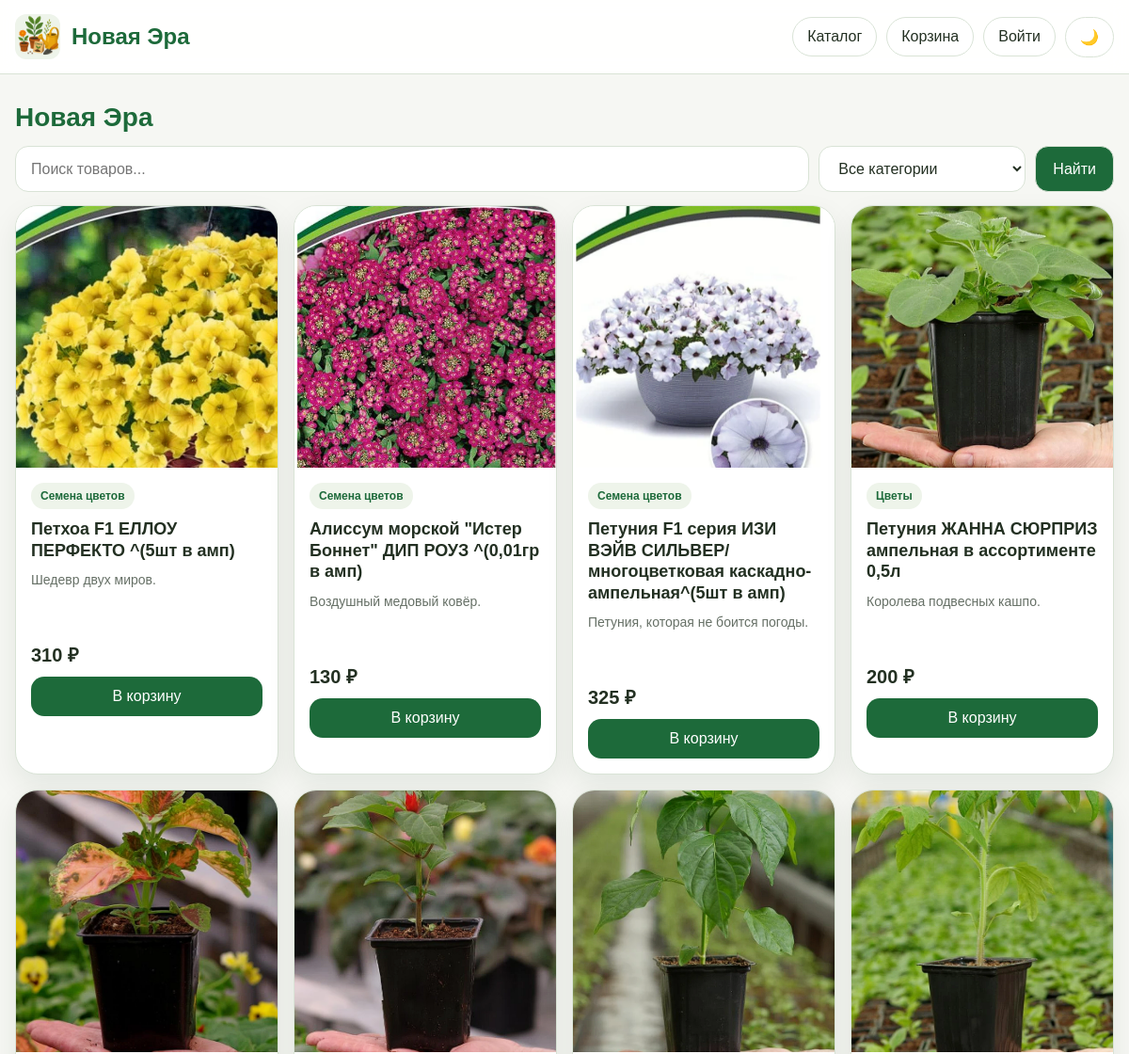
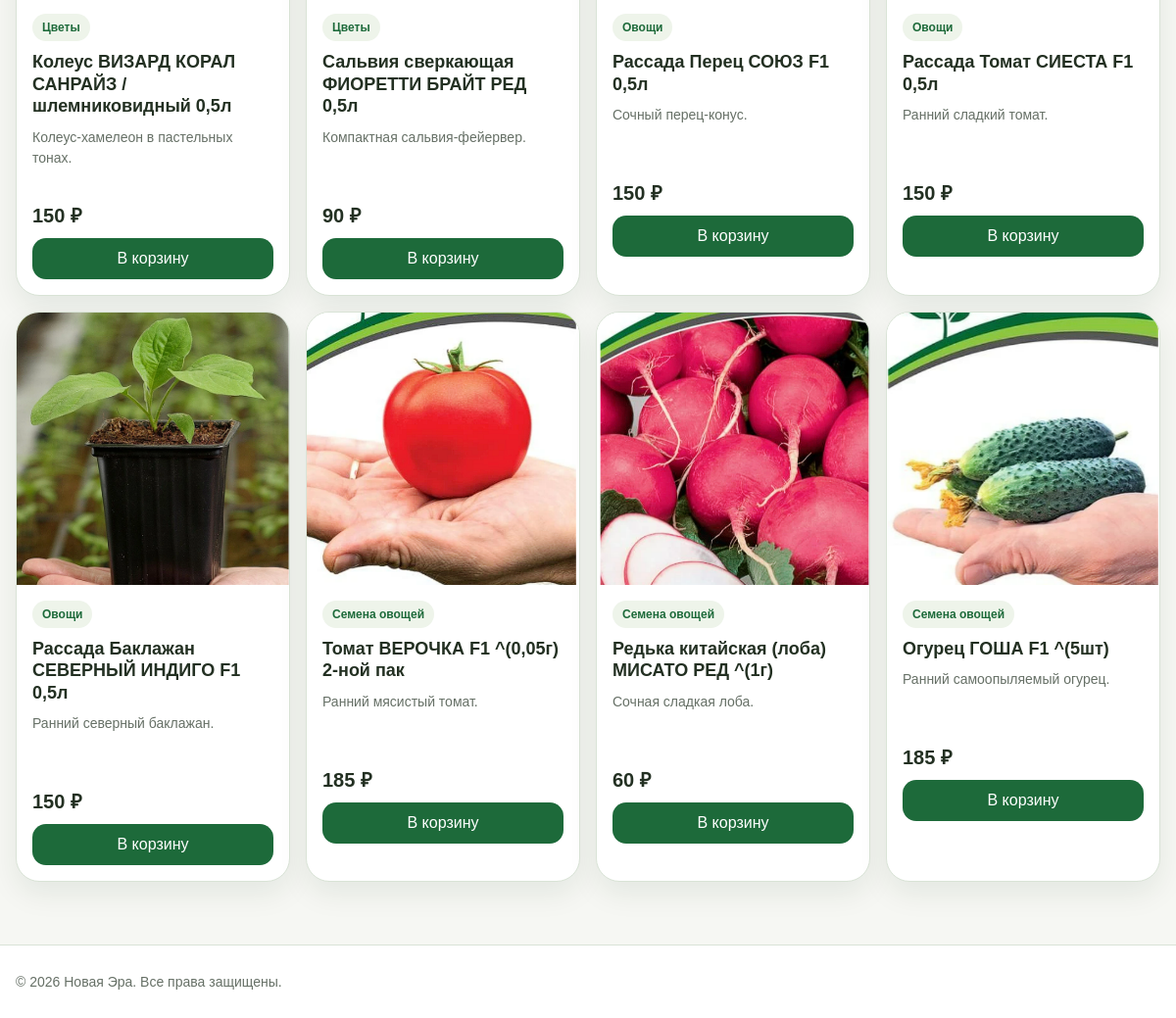
The page / on the database its author committed (2 pictures, top to bottom).
### models.py (models this page shows, shortened)
class Product(db.Model):
    __tablename__ = "products"
    id = db.Column(db.Integer, primary_key=True)
    name = db.Column(db.String(200), nullable=False, index=True)
    description = db.Column(db.Text, nullable=False)
    price = db.Column(db.Float, nullable=False)
    image_url = db.Column(db.String(255), nullable=True)
    category_id = db.Column(db.Integer, db.ForeignKey("categories.id"), nullable=False)
    created_at = db.Column(db.DateTime, default=datetime.utcnow, nullable=False)
    category = db.relationship("Category", back_populates="products", lazy="selectin")
    def _resolve_image_url(self) -> str:
        if not self.image_url or not self.image_url.strip():
            return "/static/images/icon.png"
        value = self.image_url.strip().replace("\\", "/")
        if value.startswith(("http://", "https://", "/")):
            return value
        if value.startswith("static/"):
            return "/" + value
        return f"/static/{value.lstrip('/')}"
    @property
    def image_src(self) -> str:
        return self._resolve_image_url()

class Category(db.Model):
    __tablename__ = "categories"
    id = db.Column(db.Integer, primary_key=True)
    slug = db.Column(db.String(64), unique=True, nullable=False, index=True)
    name = db.Column(db.String(100), unique=True, nullable=False)
    products = db.relationship("Product", back_populates="category", cascade="all, delete-orphan", lazy="selectin")

### routes.py (the view)
@bp.route("/")
def index():
    categories = Category.query.order_by(Category.name).all()
    products = _product_query().all()
    return render_template("index.html", categories=categories, products=products)

### app.py (called while the page is built)
def create_app() -> Flask:
    app = Flask(__name__, instance_relative_config=True)
    app.config["SECRET_KEY"] = os.environ.get("SECRET_KEY", "dev-secret-key-change-in-prod")
    app.config["SQLALCHEMY_DATABASE_URI"] = os.environ.get("DATABASE_URL", "sqlite:///shop.db")
    app.config["SQLALCHEMY_TRACK_MODIFICATIONS"] = False
    app.config["BRAND_NAME"] = BRAND_NAME
    os.makedirs(app.instance_path, exist_ok=True)
    db.init_app(app)
    login_manager.init_app(app)
    csrf.init_app(app)
    login_manager.login_view = "main.login"
    login_manager.login_message = "Сначала войдите в аккаунт."
    app.register_blueprint(bp)
    @app.context_processor
    def inject_globals():
        return {"brand_name": app.config["BRAND_NAME"]}
    with app.app_context():
        db.create_all()
        _seed_initial_data()
        _create_admin_user()
    return app

### routes.py (called while the page is built)
def _product_query():
    q = Product.query
    cat = (request.args.get("category") or "").strip()
    search = (request.args.get("search") or "").strip()
    if cat and cat != "all":
        q = q.join(Category).filter(Category.slug == cat)
    if search:
        like = f"%{search}%"
        q = q.filter(or_(Product.name.ilike(like), Product.description.ilike(like)))
    return q.order_by(Product.id.desc())

### templates/index.html (shortened to what this page needs)
{% extends "base.html" %}
{% block content %}
<div class="catalog-section">
    <div class="section-head">
        <h2 style="color:var(--brand);">{{ brand_name }}</h2>
    </div>
    <form method="GET" action="{{ url_for('main.index') }}" class="search-form">
        <input type="text" name="search" class="search-input" placeholder="Поиск товаров..." value="{{ request.args.get('search', '') }}">
        <select name="category" class="search-input" style="flex:0 0 220px;">
            <option value="">Все категории</option>
        </select>
        <button type="submit" class="search-btn" style="background:var(--brand);color:#fff;">Найти</button>
    </form>
    <div class="products-grid">
        {% for p in products %}
        <div class="product-card">
            <img src="{{ p.image_src }}" alt="{{ p.name }}" loading="lazy">
            <div class="product-body">
                <span class="badge">{{ p.category.name }}</span>
                <h3>{{ p.name }}</h3>
                <p class="product-description">{{ p.description[:100] }}{% if p.description|length > 100 %}...{% endif %}</p>
                <p class="price">{{ "%.0f"|format(p.price) }} ₽</p>
                <button class="add-to-cart" data-id="{{ p.id }}" data-title="{{ p.name }}" data-price="{{ p.price }}" data-image="{{ p.image_src }}">В корзину</button>
            </div>
        </div>
        {% else %}
        <div style="grid-column:1/-1;text-align:center;padding:40px;color:var(--muted);">
            <p>Товары не найдены.</p>
            <a href="{{ url_for('main.index') }}" class="back-btn" style="display:inline-block;margin-top:10px;">Сбросить фильтры</a>
        </div>
        {% endfor %}
    </div>
</div>
{% endblock %}

### templates/base.html (shortened to what this page needs)
<!DOCTYPE html>
<html lang="ru">
<head>
    <link rel="stylesheet" href="{{ url_for('static', filename='css/style.css') }}">
</head>
<body>
<header class="header">
    <div class="container header-inner">
        <div class="logo">
            <a href="{{ url_for('main.index') }}" style="display:flex;align-items:center;gap:12px;">
                <img src="{{ url_for('static', filename='images/icon.png') }}" alt="Logo" style="width:48px;height:48px;border-radius:12px;">
                <div class="logo-text">
                    <div class="title" style="color:var(--brand);">{{ brand_name }}</div>
                </div>
            </a>
        </div>
        <nav class="top-nav">
            <a href="{{ url_for('main.index') }}" class="top-link">Каталог</a>
            <a href="{{ url_for('main.basket') }}" class="top-link">Корзина</a>
            {% if current_user.is_authenticated %}
                {% if current_user.is_admin %}
                    <a href="{{ url_for('main.admin') }}" class="top-link">Админка</a>
                {% endif %}
                <span class="top-link">{{ current_user.username }}</span>
                <a href="{{ url_for('main.logout') }}" class="top-link">Выйти</a>
            {% else %}
                <a href="{{ url_for('main.login') }}" class="top-link">Войти</a>
            {% endif %}
            <button id="themeToggle" class="switch-btn">🌙</button>
        </nav>
    </div>
</header>
<main class="main-content container">
    {% block content %}{% endblock %}
</main>
<footer class="footer">
    <div class="container footer-inner">
        <p>© 2026 {{ brand_name }}. Все права защищены.</p>
    </div>
</footer>
</body>
</html>

### static/css/style.css (style rules this page uses)
:root { --bg: #f6f7f3; --surface: #ffffff; --surface-soft: #eef4ea; --text: #233022; --muted: #667066; --brand: #1d6a3a; --brand-dark: #14552d; --border: #d9e3d6; --shadow: 0 12px 30px rgba(16, 48, 26, 0.08); --error: #b33a3a; --warning: #b46f0b; --success: #2a7d46; }
*, *::before, *::after { box-sizing: border-box; }
html { scroll-behavior: smooth; }
body { margin: 0; font-family: Arial, Helvetica, sans-serif; background: var(--bg); color: var(--text); }
a { color: inherit; text-decoration: none; }
img { max-width: 100%; display: block; }
button, input, select, textarea { font: inherit; }
.container { width: min(1180px, calc(100% - 32px)); margin: 0 auto; }
.main-content { padding: 22px 0 40px; }
.header { position: sticky; top: 0; z-index: 20; background: color-mix(in srgb, var(--surface) 92%, transparent); backdrop-filter: blur(10px); border-bottom: 1px solid var(--border); }
.header-inner { min-height: 78px; display: flex; align-items: center; justify-content: space-between; gap: 20px; }
.logo { display: flex; align-items: center; gap: 12px; min-width: 0; }
.logo img { width: 52px; height: 52px; border-radius: 16px; object-fit: cover; background: var(--surface-soft); }
.logo-text { min-width: 0; }
.title { font-size: 24px; font-weight: 800; line-height: 1.1; }
.top-nav { display: flex; align-items: center; gap: 10px; flex-wrap: wrap; justify-content: flex-end; }
.top-link, .switch-btn { border: 1px solid var(--border); background: var(--surface); color: var(--text); padding: 11px 15px; border-radius: 999px; display: inline-flex; align-items: center; justify-content: center; min-height: 42px; cursor: pointer; }
.section-head { display: flex; justify-content: space-between; align-items: end; gap: 16px; margin-bottom: 14px; }
.section-head h2 { margin: 0; font-size: 28px; }
.catalog-section { margin-top: 8px; }
.search-form { display: flex; gap: 10px; margin-bottom: 14px; }
.search-input { flex: 1; min-width: 0; padding: 14px 16px; border-radius: 14px; border: 1px solid var(--border); background: var(--surface); color: var(--text); }
.search-btn { background: var(--surface-soft); border: 1px solid var(--border); color: var(--text); padding:14px 18px;border-radius:14px;cursor:pointer; }
.products-grid { display: grid; grid-template-columns: repeat(4, minmax(0, 1fr)); gap: 16px; }
.product-card { overflow: hidden; display: flex; flex-direction: column; background: var(--surface); border: 1px solid var(--border); border-radius: 24px; box-shadow: var(--shadow); }
.product-card img { width: 100%; aspect-ratio: 1 / 1; object-fit: cover; background: var(--surface-soft); }
.product-body { padding: 16px; display: flex; flex-direction: column; gap: 10px; }
.badge { align-self: flex-start; display: inline-flex; padding: 7px 10px; border-radius: 999px; background: var(--surface-soft); color: var(--brand); font-size: 12px; font-weight: 700; }
.product-body h3 { margin: 0; font-size: 18px; line-height: 1.25; }
.product-description { margin: 0; color: var(--muted); font-size: 14px; line-height: 1.55; min-height: 66px; }
.price { margin: 0; font-size: 20px; font-weight: 800; }
.add-to-cart { width: 100%; border: 0; border-radius: 14px; padding: 12px 18px; cursor: pointer; transition: .2s ease; background: var(--brand); color: #fff; }
.footer { border-top: 1px solid var(--border); background: var(--surface); margin-top: 24px; }
.footer-inner { min-height: 74px; display: flex; align-items: center; color: var(--muted); font-size: 14px; }

### rows shown on the page
Product: image_src (picture), category.name "Семена цветов", name "Петхоа F1 ЕЛЛОУ ПЕРФЕКТО ^(5шт в амп)", description "Шедевр двух миров.", price "310"
Product: image_src (picture), category.name "Семена цветов", name "Алиссум морской \"Истер Боннет\" ДИП РОУЗ ^(0,01гр в амп)", description "Воздушный медовый ковёр.", price "130"
Product: image_src (picture), category.name "Семена цветов", name "Петуния F1 серия ИЗИ ВЭЙВ СИЛЬВЕР/ многоцветковая каскадно-ампельная^(5шт в амп)", description "Петуния, которая не боится погоды.", price "325"
Product: image_src (picture), category.name "Цветы", name "Петуния ЖАННА СЮРПРИЗ ампельная в ассортименте 0,5л", description "Королева подвесных кашпо.", price "200"
Product: image_src (picture), category.name "Цветы", name "Колеус ВИЗАРД КОРАЛ САНРАЙЗ / шлемниковидный 0,5л", description "Колеус-хамелеон в пастельных тонах.", price "150"
Product: image_src (picture), category.name "Цветы", name "Сальвия сверкающая ФИОРЕТТИ БРАЙТ РЕД 0,5л", description "Компактная сальвия-фейервер.", price "90"
Product: image_src (picture), category.name "Овощи", name "Рассада Перец СОЮЗ F1 0,5л", description "Сочный перец-конус.", price "150"
Product: image_src (picture), category.name "Овощи", name "Рассада Томат СИЕСТА F1 0,5л", description "Ранний сладкий томат.", price "150"
Product: image_src (picture), category.name "Овощи", name "Рассада Баклажан СЕВЕРНЫЙ ИНДИГО F1 0,5л", description "Ранний северный баклажан.", price "150"
Product: image_src (picture), category.name "Семена овощей", name "Томат ВЕРОЧКА F1 ^(0,05г) 2-ной пак", description "Ранний мясистый томат.", price "185"
Product: image_src (picture), category.name "Семена овощей", name "Редька китайская (лоба) МИСАТО РЕД ^(1г)", description "Сочная сладкая лоба.", price "60"
Product: image_src (picture), category.name "Семена овощей", name "Огурец ГОША F1 ^(5шт)", description "Ранний самоопыляемый огурец.", price "185"

### other values the page prints
{{ brand_name }} "Новая Эра"
